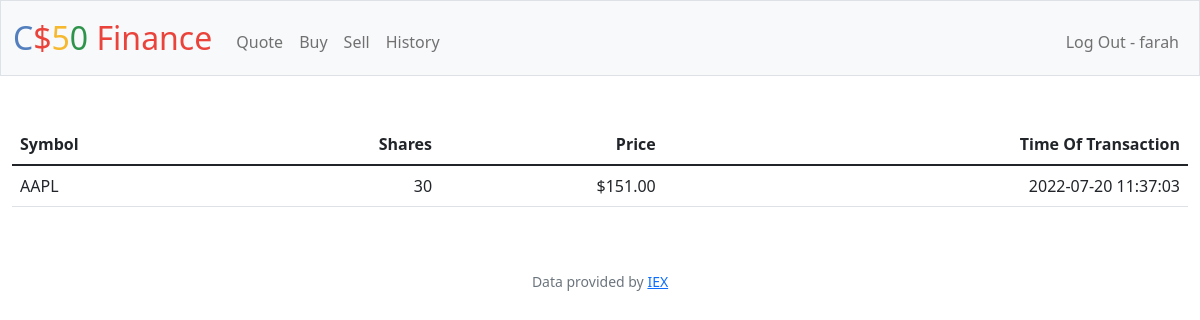
The app's page /history (signed in) with its own data.
### tables this page shows
CREATE TABLE users (
    id INTEGER PRIMARY KEY AUTOINCREMENT NOT NULL,
    username VARCHAR(16) NOT NULL,
    hash VARCHAR(16) NOT NULL,
    cash DOUBLE(10, 2) DEFAULT 10000
);

CREATE TABLE transactions (
    trans_id INTEGER PRIMARY KEY AUTOINCREMENT NOT NULL,
    user_id INT NOT NULL,
    symbol VARCHAR(16) NOT NULL,
    price DOUBLE(10, 2) NOT NULL,
    shares INT NOT NULL,
    trans_time DATETIME DEFAULT CURRENT_TIMESTAMP
);

### app.py (the view)
@app.route("/history")
@login_required
def history():
    if request.method == "GET":
        user_id = session["user_id"]
        info = db.execute("SELECT symbol, price, shares, trans_time FROM transactions WHERE user_id=?;", user_id)
        print (info)
        return render_template("history.html", info=info)

### app.py (called while the page is built)
@app.context_processor
def inject_stage_and_region():
    if session.get("user_id") is None:
        return dict(x='x')
    user_id = session["user_id"]
    return dict(username=db.execute("SELECT username FROM users WHERE id=?;", user_id)[0]["username"])

@app.after_request
def after_request(response):
    response.headers["Cache-Control"] = "no-cache, no-store, must-revalidate"
    response.headers["Expires"] = 0
    response.headers["Pragma"] = "no-cache"
    return response

### helpers.py (called while the page is built)
def login_required(f):
    @wraps(f)
    def decorated_function(*args, **kwargs):
        if session.get("user_id") is None:
            return redirect("/login")
        return f(*args, **kwargs)
    return decorated_function

def usd(value):
    return f"${value:,.2f}"

### templates/history.html (shortened to what this page needs)
{% extends 'layout.html' %}
{% block main %}
<table class="table tablestriped">
    <thead>
        <tr>
            <th class="text-start">Symbol</th>
            <th class="text-end">Shares</th>
            <th class="text-end">Price</th>
            <th class="text-end">Time Of Transaction</th>
        </tr>
    </thead>
    <tbody>
        {% for sym in info %}
        <tr>
            <td class="text-start">{{sym["symbol"]|upper}}</td>
            <td class="text-end">{{sym["shares"]}}</td>
            <td class="text-end">{{sym["price"]|usd}}</td>
            <td class="text-end">{{sym["trans_time"]}}</td>
        </tr>
        {% endfor %}
    </tbody>
</table>
{% endblock %}

### templates/layout.html (shortened to what this page needs)
<!DOCTYPE html>
<html lang="en">
<head>
    <link href="https://cdn.jsdelivr.net/npm/bootstrap@5.1.3/dist/css/bootstrap.min.css"
 rel="stylesheet">
    <link href="/static/styles.css" rel="stylesheet">
</head>
<body>
    <nav class="bg-light border navbar navbar-expand-md navbar-light">
        <div class="container-fluid">
            <a class="navbar-brand" href="/"><span class="blue">C</span><span class="red">$</span><span
                    class="yellow">5</span><span class="green">0</span> <span class="red">Finance</span></a>
            <div class="collapse navbar-collapse" id="navbar">
                {% if session["user_id"] %}
                <ul class="navbar-nav me-auto mt-2">
                    <li class="nav-item"><a class="nav-link" href="/quote">Quote</a></li>
                    <li class="nav-item"><a class="nav-link" href="/buy">Buy</a></li>
                    <li class="nav-item"><a class="nav-link" href="/sell">Sell</a></li>
                    <li class="nav-item"><a class="nav-link" href="/history">History</a></li>
                </ul>
                <ul class="navbar-nav ms-auto mt-2">
                    <li class="nav-item"><a class="nav-link" href="/logout">Log Out - {{username}}</a></li>
                </ul>
                {% else %}
                <ul class="navbar-nav ms-auto mt-2">
                    <li class="nav-item"><a class="nav-link" href="/register">Register</a></li>
                    <li class="nav-item"><a class="nav-link" href="/login">Log In</a></li>
                </ul>
                {% endif %}
            </div>
        </div>
    </nav>
    <main class="container-fluid py-5 text-center">
        {% block main %}{% endblock %}
    </main>
    <footer class="mb-5 small text-center text-muted">
        Data provided by <a href="https://iexcloud.io/">IEX</a>
    </footer>
</body>
</html>

### static/styles.css (style rules this page uses)
nav .navbar-brand { font-size: xx-large; }
nav .navbar-brand .blue { color: #537fbe; }
nav .navbar-brand .red { color: #ea433b; }
nav .navbar-brand .yellow { color: #f5b82e; }
nav .navbar-brand .green { color: #2e944b; }

### records on screen
users: username "farah"
transactions: symbol "AAPL", shares "30", price "$151.00", trans_time "2022-07-20 11:37:03"
